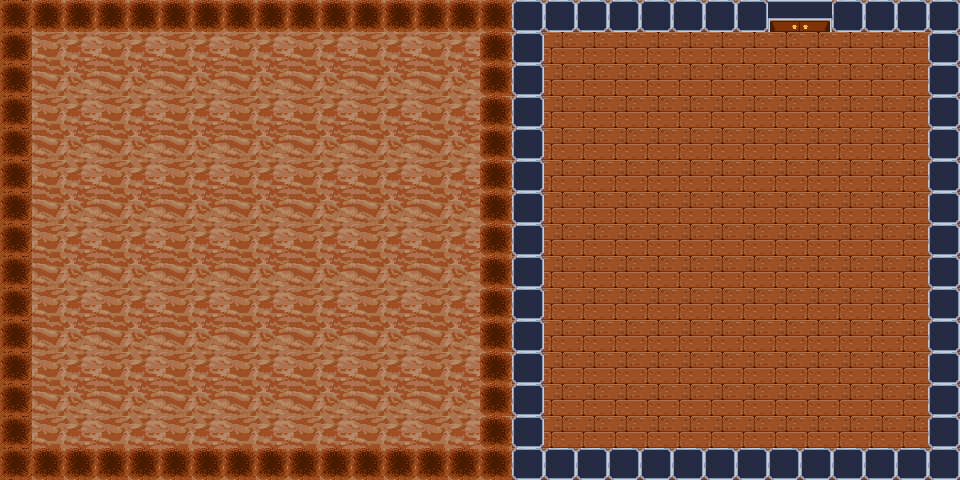

A level layout from a 2D game, rendered from its tile map. Below: a short description, then the map file with its tile-grid data intact:
An orthogonal 30x15 tile map with 32x32 px tiles, 2 tile layers (Tile Layer 1, Tile Layer 2), 2 tilesets and 21 objects (12x entity, 9x collision).

<map version="1.4" tiledversion="1.4.3" orientation="orthogonal" renderorder="right-down" width="30" height="15" tilewidth="32" tileheight="32" infinite="0" nextlayerid="5" nextobjectid="37">
 <tileset firstgid="1" source="Tsx files/AntsUndergroundTileset4.tsx" />
 <tileset firstgid="65" name="AntsHumantileset" tilewidth="32" tileheight="32" tilecount="450" columns="15">
  <image source="AntsHumantileset.png" width="480" height="960" />
 </tileset>
 <layer id="1" name="Tile Layer 1" width="30" height="15">
  <data encoding="csv">
40,11,10,11,10,11,10,11,10,11,10,11,10,11,10,11,65,65,65,65,65,65,65,65,65,65,65,65,65,65,
40,27,26,27,26,27,26,27,26,27,26,27,26,27,26,27,65,65,65,65,65,65,65,65,65,65,65,65,65,65,
40,11,10,11,10,11,10,11,10,11,10,11,10,11,10,11,65,65,65,65,65,65,65,65,65,65,65,65,65,65,
40,27,26,27,26,27,26,27,26,27,26,27,26,27,26,27,65,65,65,65,65,65,65,65,65,65,65,65,65,65,
40,11,10,11,10,11,10,11,10,11,10,11,10,11,10,11,65,65,65,65,65,65,65,65,65,65,65,65,65,65,
40,27,26,27,26,27,26,27,26,27,26,27,26,27,26,27,65,65,65,65,65,65,65,65,65,65,65,65,65,65,
40,11,10,11,10,11,10,11,10,11,10,11,10,11,10,11,65,65,65,65,65,65,65,65,65,65,65,65,65,65,
40,27,26,27,26,27,26,27,26,27,26,27,26,27,26,27,65,65,65,65,65,65,65,65,65,65,65,65,65,65,
40,11,10,11,10,11,10,11,10,11,10,11,10,11,10,11,65,65,65,65,65,65,65,65,65,65,65,65,65,65,
40,27,26,27,26,27,26,27,26,27,26,27,26,27,26,27,65,65,65,65,65,65,65,65,65,65,65,65,65,65,
40,11,10,11,10,11,10,11,10,11,10,11,10,11,10,11,65,65,65,65,65,65,65,65,65,65,65,65,65,65,
40,27,26,27,26,27,26,27,26,27,26,27,26,27,26,27,65,65,65,65,65,65,65,65,65,65,65,65,65,65,
40,11,10,11,10,11,10,11,10,11,10,11,10,11,10,11,65,65,65,65,65,65,65,65,65,65,65,65,65,65,
40,27,26,27,26,27,26,27,26,27,26,27,26,27,26,27,65,65,65,65,65,65,65,65,65,65,65,65,65,65,
40,11,10,11,10,11,10,11,10,11,10,11,10,11,10,11,65,65,65,65,65,65,65,65,65,65,65,65,65,65
</data>
 </layer>
 <layer id="2" name="Tile Layer 2" width="30" height="15">
  <data encoding="csv">
1,1,1,1,1,1,1,1,1,1,1,1,1,1,1,1,95,95,95,95,95,95,95,95,68,69,95,95,95,95,
1,0,0,0,0,0,0,0,0,0,0,0,0,0,0,1,95,0,0,0,0,0,0,0,0,0,0,0,0,95,
1,0,0,0,0,0,0,0,0,0,0,0,0,0,0,1,95,0,0,0,0,0,0,0,0,0,0,0,0,95,
1,0,0,0,0,0,0,0,0,0,0,0,0,0,0,1,95,0,0,0,0,0,0,0,0,0,0,0,0,95,
1,0,0,0,0,0,0,0,0,0,0,0,0,0,0,1,95,0,0,0,0,0,0,0,0,0,0,0,0,95,
1,0,0,0,0,0,0,0,0,0,0,0,0,0,0,1,95,0,0,0,0,0,0,0,0,0,0,0,0,95,
1,0,0,0,0,0,0,0,0,0,0,0,0,0,0,1,95,0,0,0,0,0,0,0,0,0,0,0,0,95,
1,0,0,0,0,0,0,0,0,0,0,0,0,0,0,1,95,0,0,0,0,0,0,0,0,0,0,0,0,95,
1,0,0,0,0,0,0,0,0,0,0,0,0,0,0,1,95,0,0,0,0,0,0,0,0,0,0,0,0,95,
1,0,0,0,0,0,0,0,0,0,0,0,0,0,0,1,95,0,0,0,0,0,0,0,0,0,0,0,0,95,
1,0,0,0,0,0,0,0,0,0,0,0,0,0,0,1,95,0,0,0,0,0,0,0,0,0,0,0,0,95,
1,0,0,0,0,0,0,0,0,0,0,0,0,0,0,1,95,0,0,0,0,0,0,0,0,0,0,0,0,95,
1,0,0,0,0,0,0,0,0,0,0,0,0,0,0,1,95,0,0,0,0,0,0,0,0,0,0,0,0,95,
1,0,0,0,0,0,0,0,0,0,0,0,0,0,0,1,95,0,0,0,0,0,0,0,0,0,0,0,0,95,
1,1,1,1,1,1,1,1,1,1,1,1,1,1,1,1,95,95,95,95,95,95,95,95,95,95,95,95,95,95
</data>
 </layer>
 <objectgroup id="3" name="Object Layer 1">
  <object id="1" name="rightleg" type="entity" x="129.13" y="354.213" width="27.6667" height="29.3334" />
  <object id="2" name="righthand" type="entity" x="127.213" y="320.463" width="32.6667" height="32" />
  <object id="3" name="head" type="entity" x="96.9628" y="289.297" width="29.6667" height="28" />
  <object id="4" name="lefthand" type="entity" x="63.8798" y="321.796" width="30" height="31.3333" />
  <object id="5" name="leftleg" type="entity" x="64.9628" y="354.463" width="28.6667" height="32" />
  <object id="11" name="Hleftleg" type="entity" x="579.503" y="321.75" width="25.3333" height="25.3333" />
  <object id="12" name="Hlefthand" type="entity" x="579.5" y="292.75" width="24.5" height="22" />
  <object id="13" name="Hhead" type="entity" x="613" y="261.25" width="22" height="20.5" />
  <object id="14" name="Hrighthand" type="entity" x="645.5" y="293.75" width="23" height="19" />
  <object id="15" name="Hrightleg" type="entity" x="641.5" y="320.583" width="29" height="24.5" />
  <object id="32" name="win" type="entity" x="768.667" y="0" width="28.6667" height="28.6667">
   <properties>
    <property name="clip" value="2" />
    <property name="cliptime" value="15.1" />
    <property name="level" value="2" />
   </properties>
  </object>
  <object id="36" name="win" type="entity" x="800.5" y="3.66665" width="28.6667" height="28.6667">
   <properties>
    <property name="clip" value="2" />
    <property name="cliptime" value="10" />
    <property name="level" value="2" />
   </properties>
  </object>
 </objectgroup>
 <objectgroup id="4" name="collision" locked="1">
  <object id="16" type="collision" x="-6.66667" y="-6.66667" width="32" height="484" />
  <object id="18" type="collision" x="0" y="-5" width="510" height="31" />
  <object id="20" type="collision" x="479" y="-18" width="32" height="496" />
  <object id="21" type="collision" x="-42" y="452" width="553" height="26" />
  <object id="23" type="collision" x="513.5" y="-11.3333" width="32" height="484" />
  <object id="24" type="collision" x="528.167" y="-3" width="238" height="31" />
  <object id="25" type="collision" x="931.167" y="-22.6667" width="32" height="496" />
  <object id="26" type="collision" x="478.167" y="447.333" width="553" height="26" />
  <object id="31" type="collision" x="834.333" y="0.5" width="123.333" height="31" />
 </objectgroup>
</map>